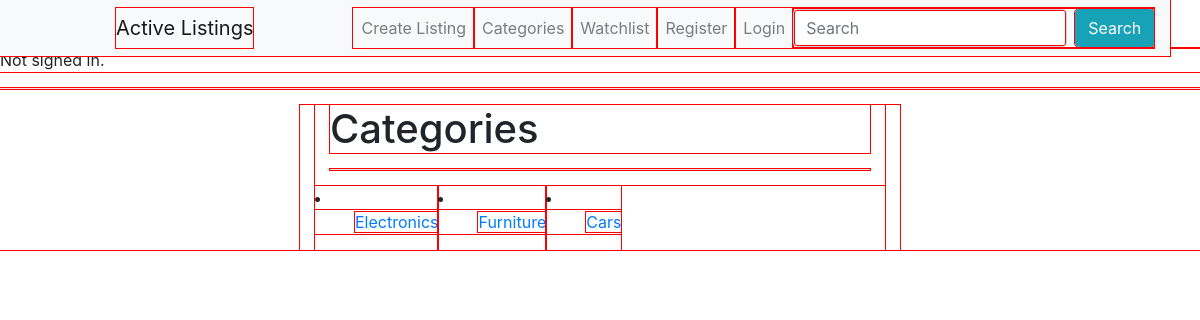
Screenshot of /listcategories with the database file from the repository.
### auctions/models.py (models this page shows)
class Category(models.Model):
    name = models.CharField(max_length=150)
    parent = models.ForeignKey('self', blank = True, null = True, on_delete=models.CASCADE)
    def __str__(self):
        full_path = [self.name]
        k = self.parent
        while k is not None:
            full_path.append(k.name)
            k = k.parent
        return ' -> '.join(full_path[::-1])

### auctions/views.py (the view)
# urls.py: path("listcategories", views.list_categories, name = "list-categories"),
def list_categories(request):
    categories = Category.objects.filter(parent=None)
    context = {
        "categories":categories
    }
    return render(request, "auctions/listcategories.html", context)

### auctions/templates/auctions/listcategories.html
{% extends "auctions/layout.html" %}
{% block body %}
    <div class="container">
        <h1>Categories</h1>
        <hr>
        <div class="row">
    {% for category in categories %}
    <li>
        <ul>
            <a href="{% url 'category-detail' category.id%}">
                {{category}}
           </a>
        </ul>
    </li>
    {% endfor %}
        </div>
    </div>
{% endblock %}

### auctions/static/auctions/style.css (style rules this page uses)
* { -webkit-box-sizing: border-box; -moz-box-sizing: border-box; box-sizing: border-box; outline: 1px solid red !important; }
div.container { max-width: 600px; margin: 0 auto; }

### rows the page displays
Category: name+parent "Electronics"
Category: name+parent "Furniture"
Category: name+parent "Cars"
